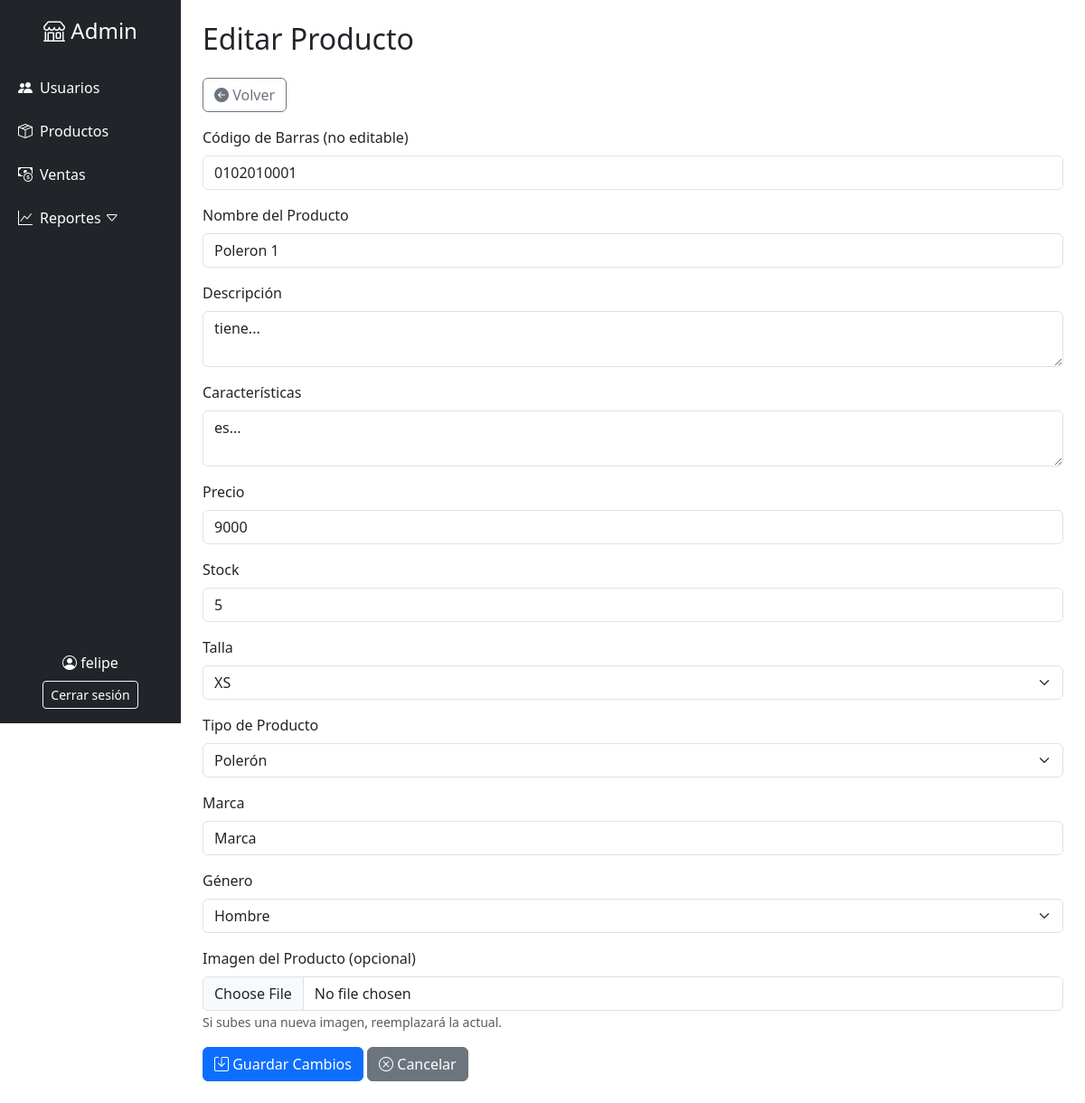
Page /editar_producto/3 (signed in) on the earlier database version.
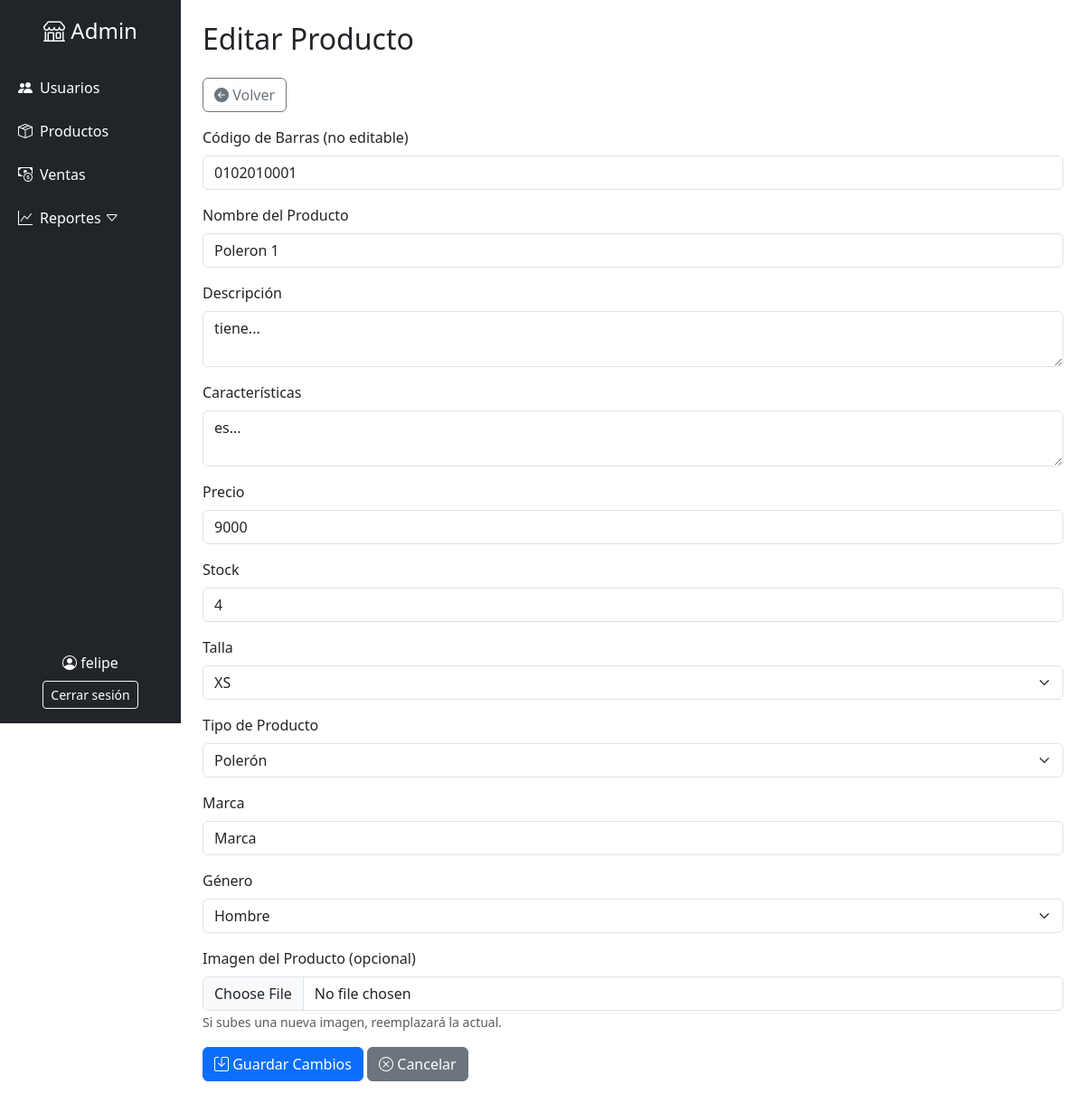
Same page on the later database version.
### app/models.py (models this page shows)
class Producto(db.Model):
    __tablename__ = 'producto'
    id = db.Column(db.Integer, primary_key=True)
    nombre = db.Column(db.String(100), nullable=False)
    descripcion = db.Column(db.String(255), nullable=False)
    caracteristicas = db.Column(db.String(255))
    precio = db.Column(db.Integer, nullable=False)
    stock = db.Column(db.Integer, nullable=False)
    talla = db.Column(db.String(10), nullable=False)
    tipo_producto = db.Column(db.String(50), nullable=False)  # Polerón, Chaqueta, Blusa, Shorts, Buzos, etc.
    marca = db.Column(db.String(100), nullable=False)          # Campo libre (input)
    genero = db.Column(db.String(20), nullable=False)          # Hombre o Mujer
    imagen_local = db.Column(db.String(255))  # o el tipo que uses
    codigo_barras = db.Column(db.String(20), unique=True)
    ventas = db.relationship('Venta', backref='producto', cascade="all, delete-orphan")

### app/routes.py (the view, shortened to what this page needs)
@app.route('/editar_producto/<int:id>', methods=['GET', 'POST'])
@login_required
def editar_producto(id):
    producto = Producto.query.get_or_404(id)
    return render_template('editar_producto.html', producto=producto)

### app/routes.py (called while the page is built)
@login_manager.user_loader
def load_user(user_id):
    return User.query.get(int(user_id))

### app/templates/editar_producto.html (shortened to what this page needs)
{% extends 'base_admin.html' %}
{% block content %}
<h2 class="mb-4">Editar Producto</h2>
<div class="mb-3">
    <a href="{{ url_for('productos') }}" class="btn btn-outline-secondary">
        <i class="bi bi-arrow-left-circle-fill"></i> Volver
    </a>
</div>
<form method="POST" action="{{ url_for('editar_producto', id=producto.id) }}" enctype="multipart/form-data">
    <div class="mb-3">
        <label class="form-label">Código de Barras (no editable)</label>
        <input type="text" class="form-control" value="{{ producto.codigo_barras }}" readonly>
    </div>
    <div class="mb-3">
        <label class="form-label">Nombre del Producto</label>
        <input type="text" class="form-control" name="nombre" value="{{ producto.nombre }}" required>
    </div>
    <div class="mb-3">
        <label class="form-label">Descripción</label>
        <textarea class="form-control" name="descripcion" rows="2" required>{{ producto.descripcion }}</textarea>
    </div>
    <div class="mb-3">
        <label class="form-label">Características</label>
        <textarea class="form-control" name="caracteristicas" rows="2">{{ producto.caracteristicas }}</textarea>
    </div>
    <div class="mb-3">
        <label class="form-label">Precio</label>
        <input type="number" step="0.01" min="0" class="form-control" name="precio" value="{{ producto.precio }}" required>
    </div>
    <div class="mb-3">
        <label class="form-label">Stock</label>
        <input type="number" min="0" class="form-control" name="stock" value="{{ producto.stock }}" required>
    </div>
    <div class="mb-3">
        <label class="form-label">Talla</label>
        <select class="form-select" name="talla" required>
            {% for t in ['XS', 'S', 'M', 'L', 'XL', 'XXL'] %}
                <option value="{{ t }}" {% if producto.talla == t %}selected{% endif %}>{{ t }}</option>
            {% endfor %}
        </select>
    </div>
    <div class="mb-3">
        <label class="form-label">Tipo de Producto</label>
        <select class="form-select" name="tipo_producto" required>
            {% set tipos = ['Polerón', 'Chaqueta', 'Polera', 'Camisa', 'Pantalón', 'Blusa', 'Shorts', 'Buzos'] %}
            {% for tipo in tipos %}
                <option value="{{ tipo }}" {% if producto.tipo_producto == tipo %}selected{% endif %}>{{ tipo }}</option>
            {% endfor %}
        </select>
    </div>
    <div class="mb-3">
        <label class="form-label">Marca</label>
        <input type="text" class="form-control" name="marca" value="{{ producto.marca }}" required>
    </div>
    <div class="mb-3">
        <label class="form-label">Género</label>
        <select class="form-select" name="genero" required>
            <option value="Hombre" {% if producto.genero == 'Hombre' %}selected{% endif %}>Hombre</option>
        </select>
    </div>
    <div class="mb-3">
        <label class="form-label">Imagen del Producto (opcional)</label>
        <input type="file" class="form-control" name="imagen" accept="image/*">
        <small class="form-text text-muted">Si subes una nueva imagen, reemplazará la actual.</small>
    </div>
    <button type="submit" class="btn btn-primary"><i class="bi bi-save"></i> Guardar Cambios</button>
    <a href="{{ url_for('productos') }}" class="btn btn-secondary"><i class="bi bi-x-circle"></i> Cancelar</a>
</form>
{% endblock %}

Differences in the rows shown:
changed Producto "Poleron 1": stock "5" → "4"
